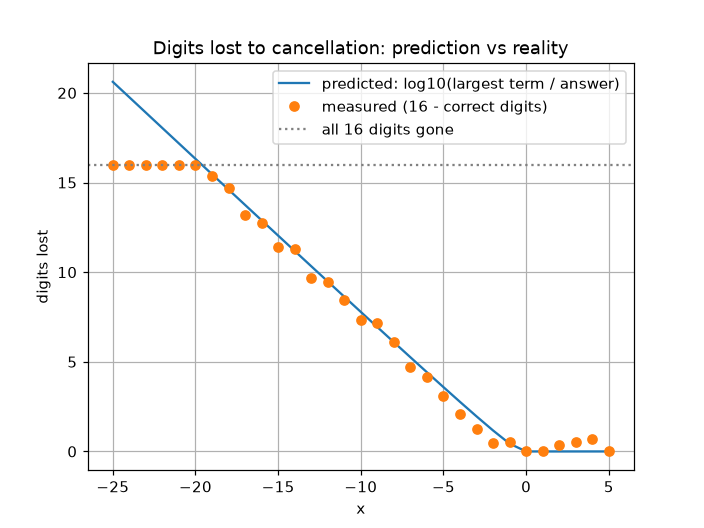

Python code for this plot:
# graph3.py
# Checks a prediction: how many digits does cancellation destroy?
#   predicted loss = log10(largest term / |true answer|)
#   measured loss  = 16 - (correct digits the plain series actually gave)
# Needs exp_lab.py in the same folder.

import math
import matplotlib.pyplot as plt
from mpmath import mp, mpf, exp as mp_exp
from exp_lab import exp_series, relative_error

mp.dps = 50          # same 50-digit precision as exp_lab

N_TERMS = 200        # plenty of terms, so truncation error is not the problem

# x from -25 to 5 (negative = cancellation, positive = no problem)
x_values = list(range(-25, 6))

predicted = []       # what the formula says we should lose
measured = []        # what we really lost

for x in x_values:
    # --- run the plain series ---
    total, largest_term = exp_series(x, N_TERMS)

    # --- the true answer, to 50 digits, as a normal float ---
    true_value = float(mp_exp(mpf(x)))

    # --- prediction: digits lost = log10(largest term / true answer) ---
    # max(..., 0) because we can't lose a negative number of digits
    pred = max(0.0, math.log10(largest_term / true_value))
    predicted.append(pred)

    # --- measurement ---
    error = relative_error(total, x)
    if error == 0:
        correct_digits = 16.0
    else:
        # -log10(error) = number of correct digits; keep it between 0 and 16
        correct_digits = max(0.0, min(16.0, -math.log10(error)))
    measured.append(16.0 - correct_digits)

# ---------------------------------------------------------------
# Plot: predicted (line) vs measured (dots)
# ---------------------------------------------------------------
plt.plot(x_values, predicted, label="predicted: log10(largest term / answer)")
plt.plot(x_values, measured, "o", label="measured (16 - correct digits)")

# A computer only keeps about 16 digits, so you can't lose more than 16
plt.axhline(16, color="gray", linestyle=":", label="all 16 digits gone")

plt.xlabel("x")
plt.ylabel("digits lost")
plt.title("Digits lost to cancellation: prediction vs reality")
plt.legend()
plt.grid(True)

plt.savefig("graph3.png", dpi=110)   # save BEFORE show
plt.show()
